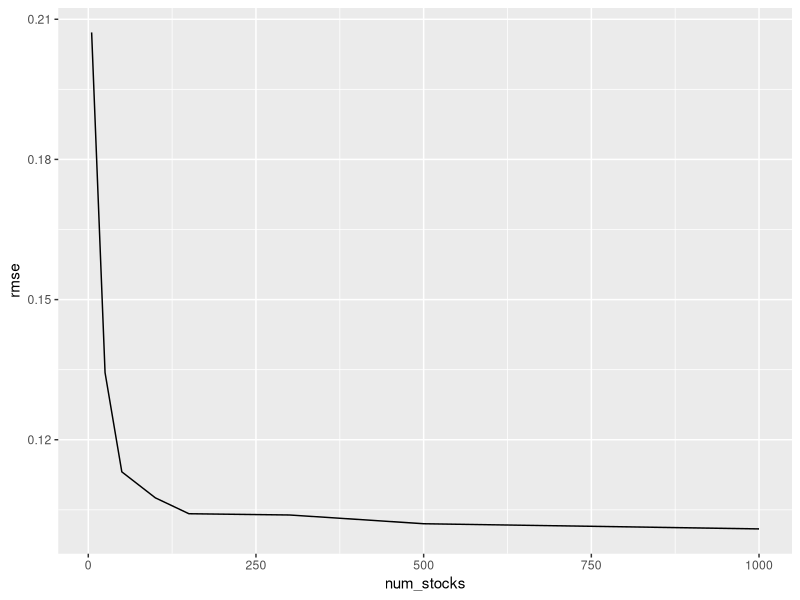
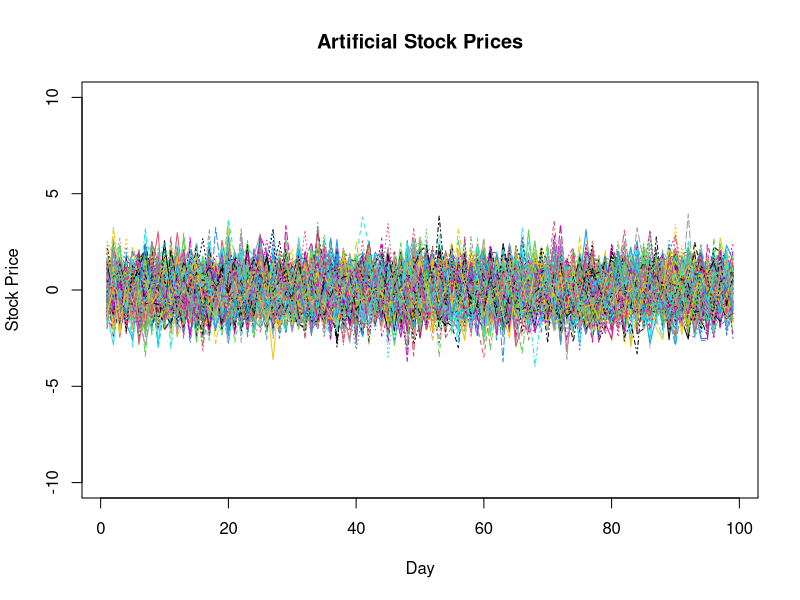

Write R code to recreate these figures, in order. (Note: this script raises an error after producing the figures.)
library(tidyverse)
library(MASS)
library(Matrix)
# Set the random seed for reproducibility
set.seed(123)

# Number of stocks in the universe
num_stocks <- 200

rmse <- lapply(c(5, 25, 50, 100, 150, 300, 500, 1000),
       function(num_stocks){
         # Generate a random covariance matrix
         cov_matrix <- matrix(rnorm(num_stocks^2), nrow = num_stocks, ncol = num_stocks)
         cov_matrix <- crossprod(cov_matrix) / num_stocks
         
         # Generate artificial stock prices
         num_days <- 100
         
         # Generate initial prices
         initial_prices <- rnorm(num_stocks)*100
         
         # Create an empty matrix to store stock prices
         stock_prices <- matrix(0, nrow = num_days, ncol = num_stocks)
         
         # Assign initial prices to the first row
         stock_prices[1, ] <- initial_prices
         
         # Generate daily returns based on the covariance matrix
         daily_returns <- lapply(2:num_days, function(i) {
           prev_price <- stock_prices[i - 1, ]
           random_returns <- rnorm(num_stocks, mean = 0, sd = sqrt(diag(cov_matrix)))
           random_returns %*% chol(cov_matrix) 
         }) %>% reduce(rbind)
         
         
         tot_error <- (cov_matrix %>% as.vector() - cov(daily_returns) %>% as.vector())^2
         
         sqrt((mean(tot_error)))
})

data.frame(
  rmse=rmse %>% reduce(append),
  num_stocks = c(5, 25, 50, 100, 150, 300, 500, 1000)
  ) %>% ggplot(aes(x=num_stocks, y=rmse)) +
  geom_line()

# Generate a random covariance matrix
cov_matrix <- matrix(rnorm(num_stocks^2), nrow = num_stocks, ncol = num_stocks)
cov_matrix <- crossprod(cov_matrix) / num_stocks

# Generate artificial stock prices
num_days <- 100

# Generate initial prices
initial_prices <- rnorm(num_stocks)*100

# Create an empty matrix to store stock prices
stock_prices <- matrix(0, nrow = num_days, ncol = num_stocks)

# Assign initial prices to the first row
stock_prices[1, ] <- initial_prices

# Generate daily returns based on the covariance matrix
daily_returns <- lapply(2:num_days, function(i) {
  prev_price <- stock_prices[i - 1, ]
  random_returns <- rnorm(num_stocks, mean = 0, sd = sqrt(diag(cov_matrix)))
  random_returns %*% chol(cov_matrix) 
}) %>% reduce(rbind)


tot_error <- (cov_matrix %>% as.vector() - cov(daily_returns) %>% as.vector())^2

sqrt((mean(tot_error)))

# Fill in the remaining stock prices
for (i in 2:num_days) {
  stock_prices[i, ] <- stock_prices[i - 1, ] * exp(daily_returns[[i - 1]])
}


# Plot the stock prices
matplot(
  daily_returns, 
        type = "l", 
        col = 1:num_stocks, 
        xlab = "Day", 
        ylab = "Stock Price", 
        main = "Artificial Stock Prices",
  ylim = c(-10,10)
        )
###############################################################################

# Set the dimensionality of the covariance matrix
num_stocks <- 1000

# Generate a random covariance matrix
cov_matrix <- matrix(rnorm(num_stocks^2), nrow = num_stocks, ncol = num_stocks)
cov_matrix <- crossprod(cov_matrix) / num_stocks

# Generate data from multivariate normal distribution
n <- 89  # Number of samples
data <- mvrnorm(n, rep(0, num_stocks), cov_matrix)

# Print the true covariance matrix
cat("True Covariance Matrix:\n")
print(cov_matrix)

# Print the sample covariance matrix
cat("\nSample Covariance Matrix:\n")
sample_cov <- cov(data)
print(sample_cov)

sqrt(mean((as.vector(cov_matrix)-as.vector(sample_cov))^2))

###############################################################################
# GUILLAUME COQUERET

data <- rio::import("sp500data.csv") %>% 
  pivot_wider(id_cols = "date", names_from = "ticker", values_from = "price") %>% 
  mutate(date = as.Date(date, format = "%m/%d/%Y"))

data_returns <- data %>% 
  mutate(across(where(is.numeric),  ~ ((./lag(.,1))-1))) %>% 
  filter(!is.na(`10104`))

library(corpcor)

# Set parameters
n_simulations <- 1000  # Number of Monte Carlo simulations
n_assets <- ncol(data_returns)  # Number of assets

# Define the estimators to be evaluated
estimators <- c("SAM", "CC", "ID", "PCL", "PCP", "PCR", "LWC", "LWF", "LWI")

# Initialize result vectors
results <- matrix(0, nrow = n_simulations, ncol = length(estimators))

# Monte Carlo simulation loop
for (i in 1:n_simulations) {
  # Generate simulated returns based on the true covariance matrix
  simulated_returns <- MASS::mvrnorm(n = nrow(data_returns), mu = rep(0, n_assets), Sigma = true_cov)
  
  # Calculate the sample covariance matrix
  sample_cov <- cov(simulated_returns)
  
  # Estimate the covariance matrix using each estimator
  for (j in 1:length(estimators)) {
    estimator <- estimators[j]
    
    # Estimate the covariance matrix
    if (estimator == "SAM") {
      cov_est <- cov(sample_cov)
    } else if (estimator == "CC") {
      cov_est <- cov.shrink(sample_cov, shrink.method = "cor")
    } else if (estimator == "ID") {
      cov_est <- cov.shrink(sample_cov, shrink.method = "oas")
    } else if (estimator %in% c("PCL", "PCP", "PCR")) {
      # Perform principal component analysis
      pca <- prcomp(simulated_returns)
      
      # Determine the number of components to retain based on the estimator
      if (estimator == "PCL") {
        n_components <- n_assets
      } else if (estimator == "PCP") {
        n_components <- sqrt(n_assets)
      } else if (estimator == "PCR") {
        n_components <- sum(pca$sdev > sqrt(n_assets))
      }
      
      # Reconstruct the covariance matrix using the retained components
      cov_est <- cov(pca$rotation[, 1:n_components] %*% diag(pca$sdev[1:n_components]) %*% t(pca$rotation[, 1:n_components]))
    } else if (estimator %in% c("LWC", "LWF", "LWI")) {
      cov_est <- cov.shrink(sample_cov, shrink.method = "lw")
    }
    
    # Compute the minimum volatility (ex-ante volatility) of the true MV portfolio
    true_min_volatility <- sqrt(min(portfolioRisk(portfolioWeights("mv", mu = true_expected_returns, cov = true_cov))))
    
    # Compute the increase between the true minimal volatility and estimated MV portfolio volatility
    est_min_volatility <- sqrt(min(portfolioRisk(portfolioWeights("mv", mu = true_expected_returns, cov = cov_est))))
    increase <- est_min_volatility - true_min_volatility
    
    # Store the increase for the current estimator and simulation
    results[i, j] <- increase
  }
}

# Compute the mean and standard deviation of the increases for each estimator
mean_increases <- apply(results, 2, mean)
sd_increases <- apply(results, 2, sd)

# Print the mean and standard deviation of increases for each estimator
for (j in 1:length(estimators)) {
  estimator <- estimators[j]
  mean_increase <- mean_increases[j]
  sd_increase <- sd_increases[j]
  
  cat("Estimator:", estimator, "\n")
  cat("Mean Increase:", mean_increase, "\n")
  cat("Standard Deviation of Increases:", sd_increase, "\n\n")
}
